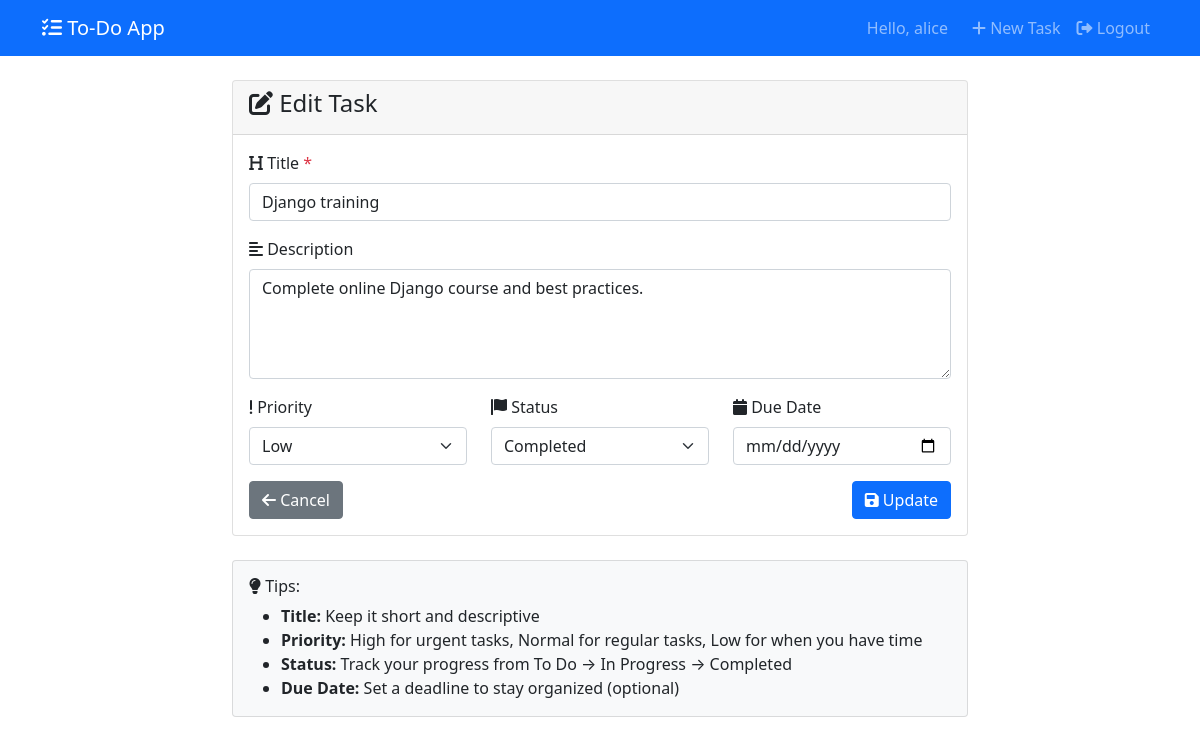
/task/4/edit/ (signed in), run on the app's committed database.
### tasks/models.py (models this page shows, shortened)
class Task(models.Model):
    PRIORITY_CHOICES = [
        ('low', 'Low'),
        ('normal', 'Normal'),
        ('high', 'High'),
    ]
    STATUS_CHOICES = [
        ('todo', 'To Do'),
        ('in_progress', 'In Progress'),
        ('completed', 'Completed'),
    ]
    user = models.ForeignKey(
        User,
        on_delete=models.CASCADE,
        verbose_name="User",
        help_text="Task owner"
    )
    title = models.CharField(
        max_length=255,
        verbose_name="Title",
        help_text="Task title"
    )
    description = models.TextField(
        blank=True,
        null=True,
        verbose_name="Description",
        help_text="Detailed task description (optional)"
    )
    priority = models.CharField(
        max_length=10,
        choices=PRIORITY_CHOICES,
        default='normal',
        verbose_name="Priority",
        help_text="Task priority level"
    )
    due_date = models.DateField(
        blank=True,
        null=True,
        verbose_name="Due Date",
        help_text="Task deadline (optional)"
    )
    status = models.CharField(
        max_length=15,
        choices=STATUS_CHOICES,
        default='todo',
        verbose_name="Status",
        help_text="Task progress status"
    )
    created_date = models.DateTimeField(
        auto_now_add=True,
        verbose_name="Created Date"
    )
    modified_date = models.DateTimeField(
        auto_now=True,
        verbose_name="Modified Date"
    )
    class Meta:
        verbose_name = "Task"
        verbose_name_plural = "Tasks"
        ordering = ['-created_date']

### tasks/views.py (the view, shortened to what this page needs)
# urls.py: path('task/<int:pk>/edit/', views.TaskUpdateView.as_view(), name='task_update'),
class TaskUpdateView(LoginRequiredMixin, UpdateView):
    model = Task
    template_name = 'tasks/task_form.html'
    fields = ['title', 'description', 'priority', 'due_date', 'status']
    success_url = reverse_lazy('task_list')
    login_url = reverse_lazy('login')
    def get_queryset(self):
        return Task.objects.filter(user=self.request.user)
    def get_context_data(self, **kwargs):
        context = super().get_context_data(**kwargs)
        context['title'] = 'Edit Task'
        context['button_text'] = 'Update'
        return context

### templates/tasks/task_form.html (shortened to what this page needs)
{% extends 'base.html' %}
{% block content %}
<div class="row justify-content-center">
    <div class="col-md-8">
        <div class="card">
            <div class="card-header">
                <h4><i class="fas fa-{% if 'Edit' in title %}edit{% else %}plus{% endif %}"></i> {{ title }}</h4>
            </div>
            <div class="card-body">
                <form method="post">
                    <div class="mb-3">
                        <label for="{{ form.title.id_for_label }}" class="form-label">
                            <i class="fas fa-heading"></i> Title <span class="text-danger">*</span>
                        </label>
                        <input type="text"
                               class="form-control {% if form.title.errors %}is-invalid{% endif %}"
                               id="{{ form.title.id_for_label }}"
                               name="{{ form.title.name }}"
                               value="{{ form.title.value|default:'' }}"
                               placeholder="Enter task title"
                               required>
                    </div>
                    <div class="mb-3">
                        <label for="{{ form.description.id_for_label }}" class="form-label">
                            <i class="fas fa-align-left"></i> Description
                        </label>
                        <textarea class="form-control {% if form.description.errors %}is-invalid{% endif %}"
                                  id="{{ form.description.id_for_label }}"
                                  name="{{ form.description.name }}"
                                  rows="4"
                                  placeholder="Enter task description (optional)">{{ form.description.value|default:'' }}</textarea>
                    </div>
                    <div class="row">
                        <div class="col-md-4">
                            <div class="mb-3">
                                <label for="{{ form.priority.id_for_label }}" class="form-label">
                                    <i class="fas fa-exclamation"></i> Priority
                                </label>
                                <select class="form-select {% if form.priority.errors %}is-invalid{% endif %}"
                                        id="{{ form.priority.id_for_label }}"
                                        name="{{ form.priority.name }}">
                                    {% for value, label in form.priority.field.choices %}
                                        <option value="{{ value }}"
                                                {% if form.priority.value == value %}selected{% endif %}>
                                            {{ label }}
                                        </option>
                                    {% endfor %}
                                </select>
                            </div>
                        </div>
                        <div class="col-md-4">
                            <div class="mb-3">
                                <label for="{{ form.status.id_for_label }}" class="form-label">
                                    <i class="fas fa-flag"></i> Status
                                </label>
                                <select class="form-select {% if form.status.errors %}is-invalid{% endif %}"
                                        id="{{ form.status.id_for_label }}"
                                        name="{{ form.status.name }}">
                                    {% for value, label in form.status.field.choices %}
                                        <option value="{{ value }}"
                                                {% if form.status.value == value %}selected{% endif %}>
                                            {{ label }}
                                        </option>
                                    {% endfor %}
                                </select>
                            </div>
                        </div>
                        <div class="col-md-4">
                            <div class="mb-3">
                                <label for="{{ form.due_date.id_for_label }}" class="form-label">
                                    <i class="fas fa-calendar"></i> Due Date
                                </label>
                                <input type="date"
                                       class="form-control {% if form.due_date.errors %}is-invalid{% endif %}"
                                       id="{{ form.due_date.id_for_label }}"
                                       name="{{ form.due_date.name }}"
                                       value="{{ form.due_date.value|default:'' }}">
                            </div>
                        </div>
                    </div>
                    <div class="d-flex justify-content-between">
                        <a href="{% url 'task_list' %}" class="btn btn-secondary">
                            <i class="fas fa-arrow-left"></i> Cancel
                        </a>
                        <button type="submit" class="btn btn-primary">
                            <i class="fas fa-{% if 'Edit' in title %}save{% else %}plus{% endif %}"></i> {{ button_text }}
                        </button>
                    </div>
                </form>
            </div>
        </div>
    </div>
</div>
<div class="row justify-content-center mt-4">
    <div class="col-md-8">
        <div class="card bg-light">
            <div class="card-body">
                <h6><i class="fas fa-lightbulb"></i> Tips:</h6>
                <ul class="mb-0">
                    <li><strong>Title:</strong> Keep it short and descriptive</li>
                    <li><strong>Priority:</strong> High for urgent tasks, Normal for regular tasks, Low for when you have time</li>
                    <li><strong>Status:</strong> Track your progress from To Do → In Progress → Completed</li>
                    <li><strong>Due Date:</strong> Set a deadline to stay organized (optional)</li>
                </ul>
            </div>
        </div>
    </div>
</div>
{% endblock %}

### templates/base.html (shortened to what this page needs)
<!DOCTYPE html>
<html lang="en">
<head>
    <link href="https://cdn.jsdelivr.net/npm/bootstrap@5.1.3/dist/css/bootstrap.min.css" rel="stylesheet">
    <link href="https://cdnjs.cloudflare.com/ajax/libs/font-awesome/6.0.0/css/all.min.css" rel="stylesheet">
</head>
<body>
    <nav class="navbar navbar-expand-lg navbar-dark bg-primary">
        <div class="container">
            <a class="navbar-brand" href="{% url 'task_list' %}">
                <i class="fas fa-tasks"></i> To-Do App
            </a>
            {% if user.is_authenticated %}
                <div class="navbar-nav ms-auto">
                    <span class="navbar-text me-3">
                        Hello, {{ user.username }}
                    </span>
                    <a class="nav-link" href="{% url 'task_create' %}">
                        <i class="fas fa-plus"></i> New Task
                    </a>
                    <a class="nav-link" href="{% url 'logout' %}">
                        <i class="fas fa-sign-out-alt"></i> Logout
                    </a>
                </div>
            {% endif %}
        </div>
    </nav>
    <div class="container mt-4">
        {% block content %}
        {% endblock %}
    </div>
</body>
</html>

### data on the page
Task: title "Django training", description "Complete online Django course and best practices.", priority "Low", status "Completed"

### other printed values
{{ user.username }} "alice"
{{ title }} "Edit Task"
{{ button_text }} "Update"
